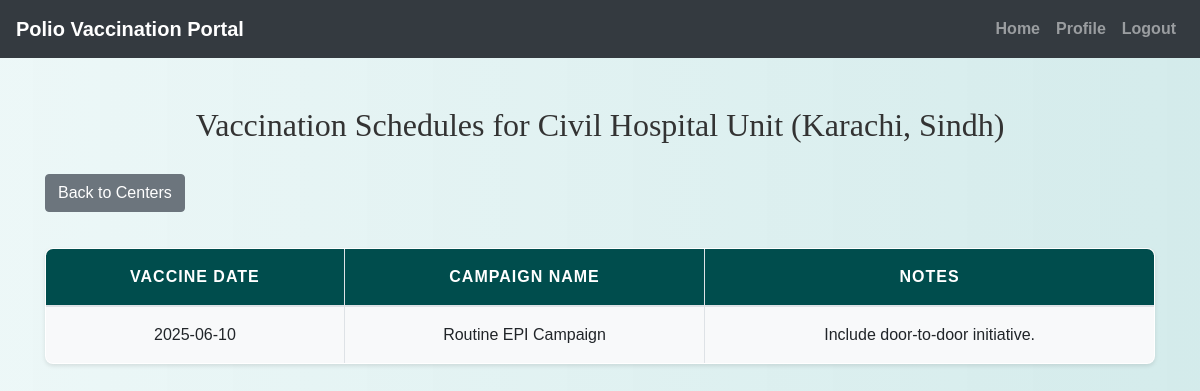
The page /parent/view_schedules.php?center_id=3 (signed in) on the database its author committed.
### tables this page shows
CREATE TABLE `vaccination_centers` (
  `id` int(11) NOT NULL,
  `name` varchar(100) NOT NULL,
  `location` varchar(255) NOT NULL,
  `contact_number` varchar(20) NOT NULL
);

CREATE TABLE `vaccination_schedules` (
  `id` int(11) NOT NULL,
  `center_id` int(11) NOT NULL,
  `vaccine_date` date NOT NULL,
  `campaign_name` varchar(255) NOT NULL,
  `notes` text DEFAULT NULL
);

### parent/view_schedules.php (the view, shortened to what this page needs)
<?php
include('config.php');
$center_id = intval($_GET['center_id']);
$stmt = mysqli_prepare($conn, "SELECT name, location FROM vaccination_centers WHERE id = ?");
mysqli_stmt_bind_param($stmt, "i", $center_id);
mysqli_stmt_execute($stmt);
$result_center = mysqli_stmt_get_result($stmt);
$center = mysqli_fetch_assoc($result_center);
$stmt_schedules = mysqli_prepare($conn, "SELECT * FROM vaccination_schedules WHERE center_id = ? ORDER BY vaccine_date ASC");
mysqli_stmt_bind_param($stmt_schedules, "i", $center_id);
mysqli_stmt_execute($stmt_schedules);
$result_schedules = mysqli_stmt_get_result($stmt_schedules);
?>
<!DOCTYPE html>
<html>
<head>
    <link rel="stylesheet" href="https://maxcdn.bootstrapcdn.com/bootstrap/4.5.2/css/bootstrap.min.css">
    <link rel="stylesheet" href="../css/style.css">
</head>
<body>
<?php include('navbar.php'); ?>
<div class="container mt-5 mb-5">
    <h2>Vaccination Schedules for <?= htmlspecialchars($center['name']) ?> (<?= htmlspecialchars($center['location']) ?>)</h2>
    <a href="view_centers.php" class="btn btn-secondary mb-3">Back to Centers</a>
    <?php if (mysqli_num_rows($result_schedules) > 0): ?>
        <table class="table table-bordered table-striped">
            <thead>
                <tr>
                    <th>Vaccine Date</th>
                    <th>Campaign Name</th>
                    <th>Notes</th>
                </tr>
            </thead>
            <tbody>
                <?php while ($schedule = mysqli_fetch_assoc($result_schedules)): ?>
                    <tr>
                        <td><?= htmlspecialchars($schedule['vaccine_date']) ?></td>
                        <td><?= htmlspecialchars($schedule['campaign_name']) ?></td>
                        <td><?= nl2br(htmlspecialchars($schedule['notes'])) ?></td>
                    </tr>
                <?php endwhile; ?>
            </tbody>
        </table>
    <?php else: ?>
        <p>No schedules found for this center.</p>
    <?php endif; ?>
</div>
</body>
</html>

### css/style.css (style rules this page uses)
body { background: linear-gradient(90deg, rgba(233, 246, 246, 0.831), rgba(207, 233, 233, 0.9)); font-family: 'Arial', sans-serif; color: #333; line-height: 1.6; }
h1, h2, h3, h4 { text-align: center; margin-top: 30px; margin-bottom: 30px; font-family: 'Georgia', serif; }
.container { margin-bottom: 40px; }
.table { width: 100%; border-collapse: collapse; margin-top: 20px; font-size: 16px; background-color: #ffffff; border-radius: 8px; overflow: hidden; box-shadow: 0 2px 4px rgba(0, 0, 0, 0.1); }
.table th, .table td { padding: 15px; border: 1px solid #dee2e6; text-align: center; }
.table thead th { background-color: #004d4d; color: white; font-weight: bold; text-transform: uppercase; letter-spacing: 1px; }
.table tbody tr:nth-child(odd) { background-color: #f8f9fa; }
a { color: #006666; text-decoration: none; font-weight: bold; }

### rows shown on the page
vaccination_centers: name "Civil Hospital Unit", location "Karachi, Sindh"
vaccination_schedules: vaccine_date "2025-06-10", campaign_name "Routine EPI Campaign", notes "Include door-to-door initiative."
